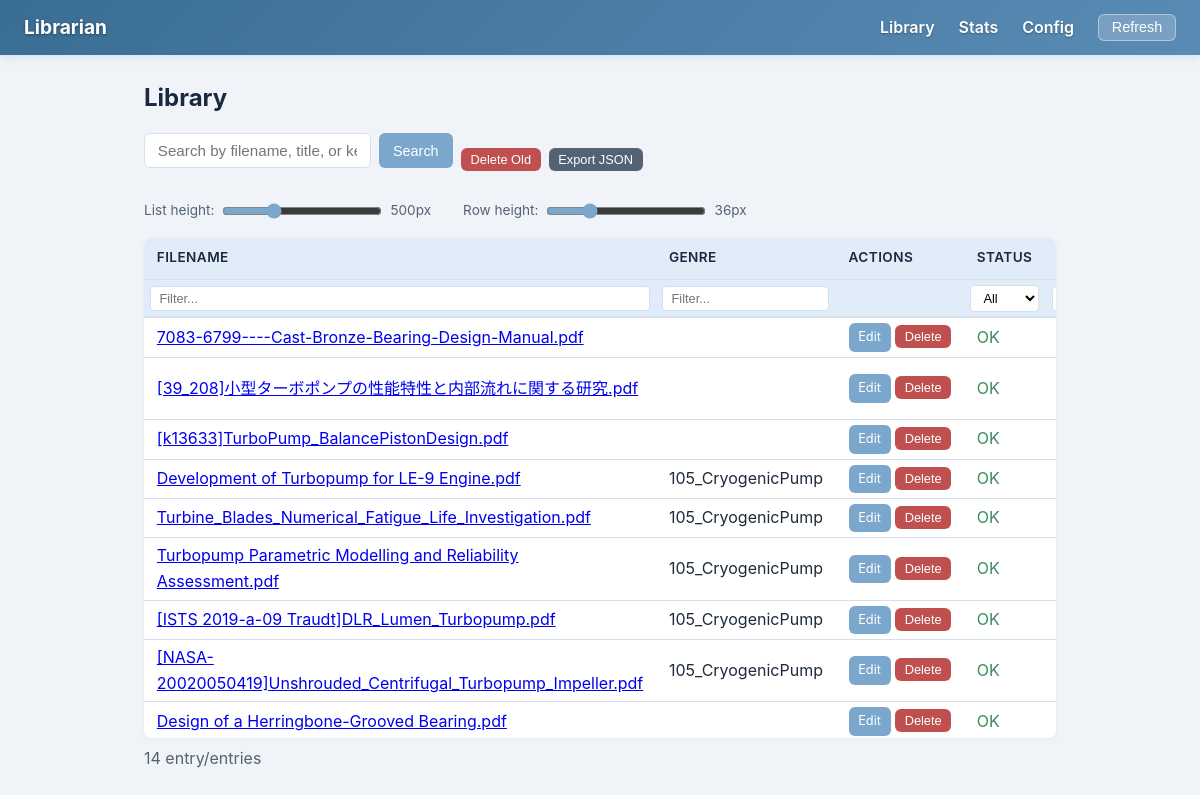
Page /?sort=rel_path&q= on the committed database.
### tables this page shows
CREATE TABLE files (
            file_hash     TEXT PRIMARY KEY,
            filename      TEXT NOT NULL,
            rel_path      TEXT NOT NULL,
            file_size     INTEGER NOT NULL,
            date_added    TEXT NOT NULL,
            date_modified TEXT NOT NULL,
            missing       INTEGER NOT NULL DEFAULT 0
        );

CREATE TABLE metadata (
            file_hash   TEXT NOT NULL,
            field_name  TEXT NOT NULL,
            field_value TEXT NOT NULL DEFAULT '',
            PRIMARY KEY (file_hash, field_name),
            FOREIGN KEY (file_hash) REFERENCES files(file_hash) ON DELETE CASCADE
        );

### gui/app.py (the view)
    @app.route("/")
    def index():
        lib = get_lib()
        sort_by = request.args.get("sort", "filename")
        entries = lib.list_all(sort_by=sort_by)
        return render_template("library.html", entries=entries, view_name="index", query="")

### lib/api.py (called while the page is built)
    def list_all(self, sort_by: str = "filename", category: str | None = None) -> list[dict]:
        filters = None
        if category:
            filters = {"genre": category}
        return database.list_entries(self._conn, sort_by=sort_by, filters=filters)

    def close(self) -> None:
        self._conn.close()

### lib/database.py (called while the page is built, shortened)
def get_entry(conn: sqlite3.Connection, file_hash: str) -> dict | None:
    row = conn.execute("SELECT * FROM files WHERE file_hash = ?", (file_hash,)).fetchone()
    if row is None:
        return None
    entry = dict(row)
    meta_rows = conn.execute(
        "SELECT field_name, field_value FROM metadata WHERE file_hash = ?",
        (file_hash,),
    ).fetchall()
    entry["metadata"] = {r["field_name"]: r["field_value"] for r in meta_rows}
    return entry

def list_entries(conn: sqlite3.Connection, sort_by: str = "filename",
                 filters: dict | None = None) -> list[dict]:
    allowed_sort = {"filename", "date_added", "date_modified", "file_size", "rel_path"}
    if sort_by not in allowed_sort:
        sort_by = "filename"
    rows = conn.execute(f"SELECT file_hash FROM files ORDER BY {sort_by}").fetchall()
    results = []
    for row in rows:
        entry = get_entry(conn, row["file_hash"])
        if entry is None:
            continue
        results.append(entry)
    return results

### gui/templates/library.html (shortened to what this page needs)
{% extends "base.html" %}
{% block content %}
<h1>Library</h1>
<div class="action-bar">
    <form class="search-bar" action="{{ url_for('search') }}" method="get">
        <input type="text" name="q" placeholder="Search by filename, title, or keywords..." value="{{ query|default('') }}">
        <button class="btn btn-primary" type="submit">Search</button>
    </form>
    <form action="{{ url_for('delete_old') }}" method="post" onsubmit="return confirm('Remove all MISSING entries?');">
        <button class="btn btn-danger btn-sm" type="submit">Delete Old</button>
    </form>
    <form action="{{ url_for('do_export') }}" method="post">
        <button class="btn btn-secondary btn-sm" type="submit">Export JSON</button>
    </form>
</div>
{% if entries %}
<div class="list-controls">
    <div class="list-height-control">
        <label for="list-height-slider">List height:</label>
        <input type="range" id="list-height-slider" min="200" max="1200" value="500" step="50">
        <span id="list-height-value">500px</span>
    </div>
    <div class="list-height-control">
        <label for="row-height-slider">Row height:</label>
        <input type="range" id="row-height-slider" min="24" max="72" value="36" step="4">
        <span id="row-height-value">36px</span>
    </div>
</div>
<div class="library-list" id="library-list">
<table id="library-table">
    <thead>
        <tr>
            <th><a href="{{ url_for(view_name, sort='filename', q=query|default('')) }}">Filename</a></th>
            <th>Genre</th>
            <th>Actions</th>
            <th>Status</th>
            <th><a href="{{ url_for(view_name, sort='rel_path', q=query|default('')) }}">Path</a></th>
        </tr>
        <tr class="filter-row">
            <td><input type="text" class="col-filter" data-col="0" placeholder="Filter..."></td>
            <td><input type="text" class="col-filter" data-col="1" placeholder="Filter..."></td>
            <td></td>
            <td>
                <select class="col-filter-select" data-col="3">
                    <option value="">All</option>
                </select>
            </td>
            <td><input type="text" class="col-filter" data-col="4" placeholder="Filter..."></td>
        </tr>
    </thead>
    <tbody>
        {% for entry in entries %}
        <tr>
            <td><a href="{{ url_for('detail', hash_prefix=entry.file_hash) }}">{{ entry.filename }}</a></td>
            <td>{{ entry.metadata.get('genre', '') }}</td>
            <td class="actions-cell">
                <a href="{{ url_for('edit_entry', hash_prefix=entry.file_hash) }}" class="btn btn-primary btn-sm">Edit</a>
                <form action="{{ url_for('delete_entry_route', hash_prefix=entry.file_hash) }}" method="post" style="display:inline" onsubmit="return confirm('Delete this entry?');">
                    <button class="btn btn-danger btn-sm" type="submit">Delete</button>
                </form>
            </td>
            <td>
                {% if entry.missing %}
                    <span class="status-missing">MISSING</span>
                {% else %}
                    <span class="status-present">OK</span>
                {% endif %}
            </td>
            <td>{{ entry.rel_path }}</td>
        </tr>
        {% endfor %}
    </tbody>
</table>
</div>
<p id="entry-count" style="margin-top:0.5rem;color:var(--text-muted);">{{ entries|length }} entry/entries</p>
{% else %}
<p>No entries found.</p>
{% endif %}
{% endblock %}

### gui/static/style.css (style rules this page uses)
:root { --primary: #7ba7cc; --primary-light: #a8c8e8; --primary-dark: #3a6d94; --danger: #e8a0a0; --danger-dark: #c05050; --success: #8cc5a0; --success-dark: #3d8a5c; --warning: #e8c88a; --bg: #f0f4f8; --card-bg: #ffffff; --border: #d6e0ec; --text: #1e2a3a; --text-muted: #546275; --heading: #1a2840; --pink: #e8b4c8; --pink-light: #fce4ef; --green-light: #e2f5e9; --blue-light: #e0edf8; }
* { box-sizing: border-box; margin: 0; padding: 0; }
body { font-family: -apple-system, BlinkMacSystemFont, "Segoe UI", Roboto, sans-serif; background: var(--bg); color: var(--text); line-height: 1.6; }
h1 { margin-bottom: 1rem; font-size: 1.5rem; color: var(--heading); }
table { width: 100%; border-collapse: collapse; background: var(--card-bg); border-radius: 8px; overflow: hidden; box-shadow: 0 1px 4px rgba(122,167,204,0.12); }
th, td { padding: 0.6rem 0.8rem; text-align: left; border-bottom: 1px solid var(--border); }
th { background: var(--blue-light); font-weight: 600; font-size: 0.85rem; text-transform: uppercase; letter-spacing: 0.03em; color: var(--heading); }
th a { color: var(--heading); text-decoration: none; }
.status-present { color: var(--success-dark); }
.search-bar { display: flex; gap: 0.5rem; margin-bottom: 1rem; }
.search-bar input { flex: 1; padding: 0.5rem 0.8rem; border: 1px solid var(--border); border-radius: 6px; font-size: 0.95rem; background: #fff; transition: border-color 0.2s; }
.btn { display: inline-block; padding: 0.4rem 0.9rem; border: none; border-radius: 6px; cursor: pointer; font-size: 0.9rem; text-decoration: none; color: #fff; transition: opacity 0.2s, transform 0.1s; }
.btn-primary { background: var(--primary); }
.btn-danger { background: var(--danger-dark); }
.btn-secondary { background: var(--text-muted); }
.btn-sm { padding: 0.25rem 0.6rem; font-size: 0.8rem; }
.action-bar { display: flex; gap: 0.5rem; align-items: center; margin-bottom: 1rem; flex-wrap: wrap; }
.library-list { max-height: 500px; overflow-y: auto; border-radius: 8px; box-shadow: 0 1px 4px rgba(122,167,204,0.12); }
.library-list table { border-radius: 0; box-shadow: none; }
.library-list thead th { position: sticky; top: 0; z-index: 1; }
.list-height-control { display: flex; align-items: center; gap: 0.5rem; margin-bottom: 0.5rem; font-size: 0.85rem; color: var(--text-muted); }
.list-height-control input[type="range"] { width: 160px; accent-color: var(--primary); }
.list-controls { display: flex; gap: 2rem; flex-wrap: wrap; margin-bottom: 0.5rem; }
.filter-row td { padding: 0.3rem 0.4rem; background: var(--blue-light); border-bottom: 2px solid var(--border); }
.col-filter, .col-filter-select { width: 100%; padding: 0.25rem 0.5rem; border: 1px solid var(--border); border-radius: 4px; font-size: 0.8rem; background: #fff; }
.actions-cell { white-space: nowrap; }

### rows in the picture
files: filename "7083-6799----Cast-Bronze-Bearing-Design-Manual.pdf", missing "OK"
files: filename "[39_208]小型ターボポンプの性能特性と内部流れに関する研究.pdf", missing "OK"
files: filename "[k13633]TurboPump_BalancePistonDesign.pdf", missing "OK"
files: filename "Development of Turbopump for LE-9 Engine.pdf", metadata.get "105_CryogenicPump", missing "OK"
files: filename "Turbine_Blades_Numerical_Fatigue_Life_Investigation.pdf", metadata.get "105_CryogenicPump", missing "OK"
files: filename "Turbopump Parametric Modelling and Reliability Assessment.pdf", metadata.get "105_CryogenicPump", missing "OK"
files: filename "[ISTS 2019-a-09 Traudt]DLR_Lumen_Turbopump.pdf", metadata.get "105_CryogenicPump", missing "OK"
files: filename "[NASA-20020050419]Unshrouded_Centrifugal_Turbopump_Impeller.pdf", metadata.get "105_CryogenicPump", missing "OK"
files: filename "Design of a Herringbone-Grooved Bearing.pdf", missing "OK"

### other values in the picture
{{ entries|length }} "14"
